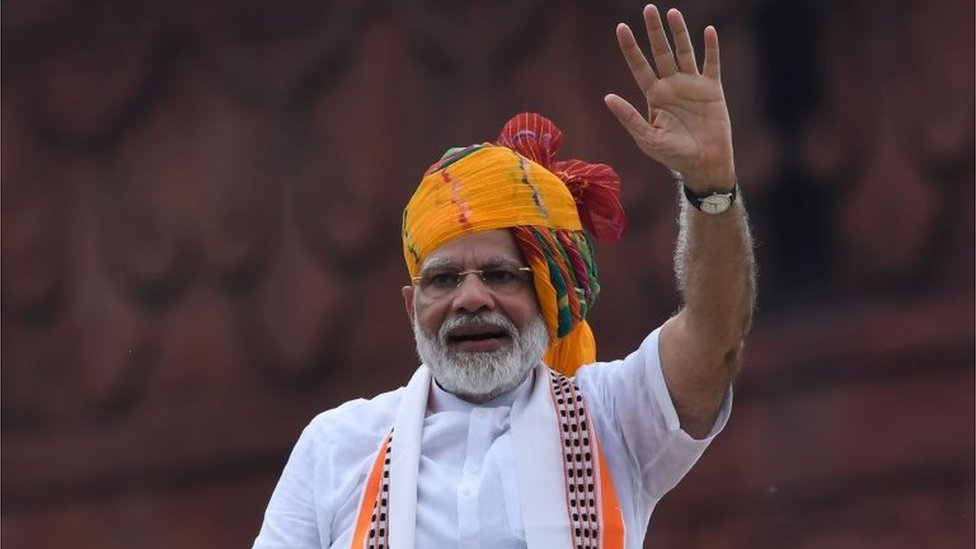
#> input picture Detection machine/01_Face_n_Eye_Detection/modi.jpg, 976 x 549 px
$ python face_eye_detection_image.py
#> lines starting #> are read from the running program, lines starting #| are printed output that depends on the picture
import numpy as np
import cv2

face_cascade = cv2.CascadeClassifier('haarcascade_frontalface_default.xml')
eye_cascade = cv2.CascadeClassifier('haarcascade_eye.xml')

img = cv2.imread('modi.jpg')
#> img is the input picture: shape (549, 976, 3); mean B, G, R 65.6, 64, 83.3
gray = cv2.cvtColor(img, cv2.COLOR_BGR2GRAY)
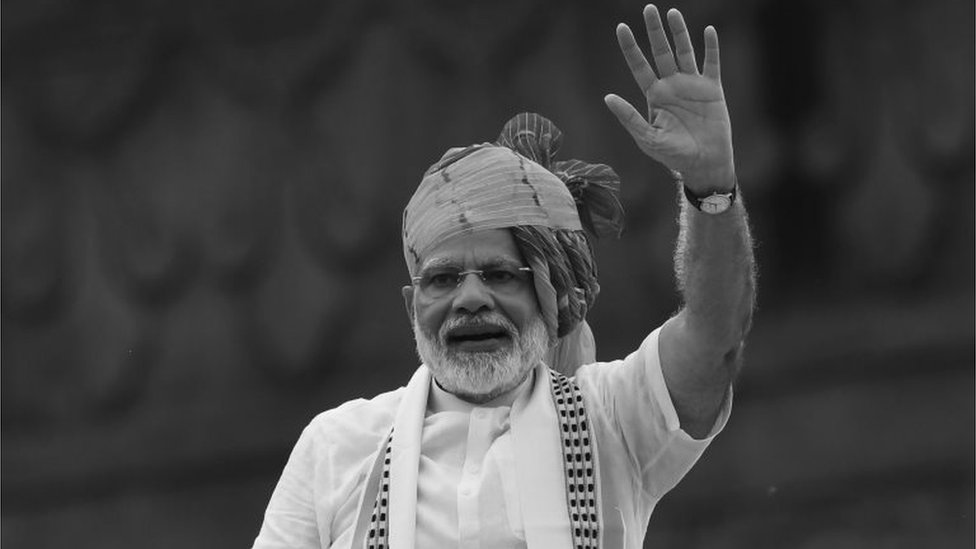
#> gray: shape (549, 976); min 0, max 255, mean 70

faces = face_cascade.detectMultiScale(gray, 1.3, 5)
#> faces = ()
#Write the for loop code here

cv2.imshow('img',img)
cv2.waitKey(0)
cv2.destroyAllWindows()
